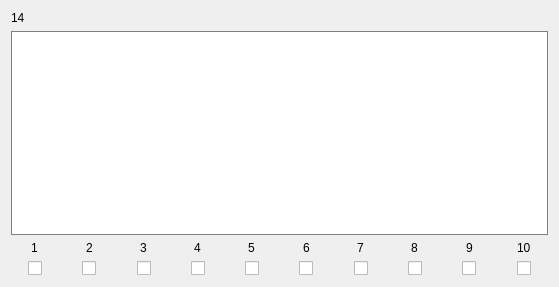
            <widget class="QWidget" name="scrollAreaWidgetContents_163">
             <property name="geometry">
              <rect>
               <x>0</x>
               <y>0</y>
               <width>559</width>
               <height>287</height>
              </rect>
             </property>
             <layout class="QVBoxLayout" name="verticalLayout_108">
              <item>
               <widget class="QLabel" name="Name_14">
                <property name="text">
                 <string>14</string>
                </property>
               </widget>
              </item>
              <item>
               <widget class="QTextEdit" name="Text_14">
                <property name="styleSheet">
                 <string notr="true">border: 1px solid gray</string>
                </property>
               </widget>
              </item>
              <item>
               <layout class="QHBoxLayout" name="horizontalLayout_17">
                <property name="bottomMargin">
                 <number>0</number>
                </property>
                <item>
                 <layout class="QVBoxLayout" name="verticalLayout_153">
                  <property name="rightMargin">
                   <number>0</number>
                  </property>
                  <property name="bottomMargin">
                   <number>0</number>
                  </property>
                  <item alignment="Qt::AlignHCenter">
                   <widget class="QLabel" name="label_132">
                    <property name="text">
                     <string>1</string>
                    </property>
                   </widget>
                  </item>
                  <item alignment="Qt::AlignHCenter">
                   <widget class="QCheckBox" name="Check_14_1">
                    <property name="text">
                     <string/>
                    </property>
                   </widget>
                  </item>
                 </layout>
                </item>
                <item>
                 <layout class="QVBoxLayout" name="verticalLayout_154">
                  <property name="rightMargin">
                   <number>0</number>
                  </property>
                  <property name="bottomMargin">
                   <number>0</number>
                  </property>
                  <item alignment="Qt::AlignHCenter">
                   <widget class="QLabel" name="label_133">
                    <property name="text">
                     <string>2</string>
                    </property>
                   </widget>
                  </item>
                  <item alignment="Qt::AlignHCenter">
                   <widget class="QCheckBox" name="Check_14_2">
                    <property name="text">
                     <string/>
                    </property>
                   </widget>
                  </item>
                 </layout>
                </item>
                <item>
                 <layout class="QVBoxLayout" name="verticalLayout_155">
                  <property name="rightMargin">
                   <number>0</number>
                  </property>
                  <property name="bottomMargin">
                   <number>0</number>
                  </property>
                  <item alignment="Qt::AlignHCenter">
                   <widget class="QLabel" name="label_134">
                    <property name="text">
                     <string>3</string>
                    </property>
                   </widget>
                  </item>
                  <item alignment="Qt::AlignHCenter">
                   <widget class="QCheckBox" name="Check_14_3">
                    <property name="text">
                     <string/>
                    </property>
                   </widget>
                  </item>
                 </layout>
                </item>
                <item>
                 <layout class="QVBoxLayout" name="verticalLayout_156">
                  <property name="rightMargin">
                   <number>0</number>
                  </property>
                  <property name="bottomMargin">
                   <number>0</number>
                  </property>
                  <item alignment="Qt::AlignHCenter">
                   <widget class="QLabel" name="label_135">
                    <property name="text">
                     <string>4</string>
                    </property>
                   </widget>
                  </item>
                  <item alignment="Qt::AlignHCenter">
                   <widget class="QCheckBox" name="Check_14_4">
                    <property name="text">
                     <string/>
                    </property>
                   </widget>
                  </item>
                 </layout>
                </item>
                <item>
                 <layout class="QVBoxLayout" name="verticalLayout_157">
                  <property name="rightMargin">
                   <number>0</number>
                  </property>
                  <property name="bottomMargin">
                   <number>0</number>
                  </property>
                  <item alignment="Qt::AlignHCenter">
                   <widget class="QLabel" name="label_136">
                    <property name="text">
                     <string>5</string>
                    </property>
                   </widget>
                  </item>
                  <item alignment="Qt::AlignHCenter">
                   <widget class="QCheckBox" name="Check_14_5">
                    <property name="text">
                     <string/>
                    </property>
                   </widget>
                  </item>
                 </layout>
                </item>
                <item>
                 <layout class="QVBoxLayout" name="verticalLayout_158">
                  <property name="rightMargin">
                   <number>0</number>
                  </property>
                  <property name="bottomMargin">
                   <number>0</number>
                  </property>
                  <item alignment="Qt::AlignHCenter">
                   <widget class="QLabel" name="label_137">
                    <property name="text">
                     <string>6</string>
                    </property>
                   </widget>
                  </item>
                  <item alignment="Qt::AlignHCenter">
                   <widget class="QCheckBox" name="Check_14_6">
                    <property name="text">
                     <string/>
                    </property>
                   </widget>
                  </item>
                 </layout>
                </item>
                <item>
                 <layout class="QVBoxLayout" name="verticalLayout_159">
                  <property name="rightMargin">
                   <number>0</number>
                  </property>
                  <property name="bottomMargin">
                   <number>0</number>
                  </property>
                  <item alignment="Qt::AlignHCenter">
                   <widget class="QLabel" name="label_138">
                    <property name="text">
                     <string>7</string>
                    </property>
                   </widget>
                  </item>
                  <item alignment="Qt::AlignHCenter">
                   <widget class="QCheckBox" name="Check_14_7">
                    <property name="text">
                     <string/>
                    </property>
                   </widget>
                  </item>
                 </layout>
                </item>
                <item>
                 <layout class="QVBoxLayout" name="verticalLayout_160">
                  <property name="rightMargin">
                   <number>0</number>
                  </property>
                  <property name="bottomMargin">
                   <number>0</number>
                  </property>
                  <item alignment="Qt::AlignHCenter">
                   <widget class="QLabel" name="label_139">
                    <property name="text">
                     <string>8</string>
                    </property>
                   </widget>
                  </item>
                  <item alignment="Qt::AlignHCenter">
                   <widget class="QCheckBox" name="Check_14_8">
                    <property name="text">
                     <string/>
                    </property>
                   </widget>
                  </item>
                 </layout>
                </item>
                <item>
                 <layout class="QVBoxLayout" name="verticalLayout_161">
                  <property name="rightMargin">
                   <number>0</number>
                  </property>
                  <property name="bottomMargin">
                   <number>0</number>
                  </property>
                  <item alignment="Qt::AlignHCenter">
                   <widget class="QLabel" name="label_140">
                    <property name="text">
                     <string>9</string>
                    </property>
                   </widget>
                  </item>
                  <item alignment="Qt::AlignHCenter">
                   <widget class="QCheckBox" name="Check_14_9">
                    <property name="text">
                     <string/>
                    </property>
                   </widget>
                  </item>
                 </layout>
                </item>
                <item>
                 <layout class="QVBoxLayout" name="verticalLayout_162">
                  <property name="rightMargin">
                   <number>0</number>
                  </property>
                  <property name="bottomMargin">
                   <number>0</number>
                  </property>
                  <item alignment="Qt::AlignHCenter">
                   <widget class="QLabel" name="label_141">
                    <property name="text">
                     <string>10</string>
                    </property>
                   </widget>
                  </item>
                  <item alignment="Qt::AlignHCenter">
                   <widget class="QCheckBox" name="Check_14_10">
                    <property name="text">
                     <string/>
                    </property>
                   </widget>
                  </item>
                 </layout>
                </item>
               </layout>
              </item>
             </layout>
            </widget>
